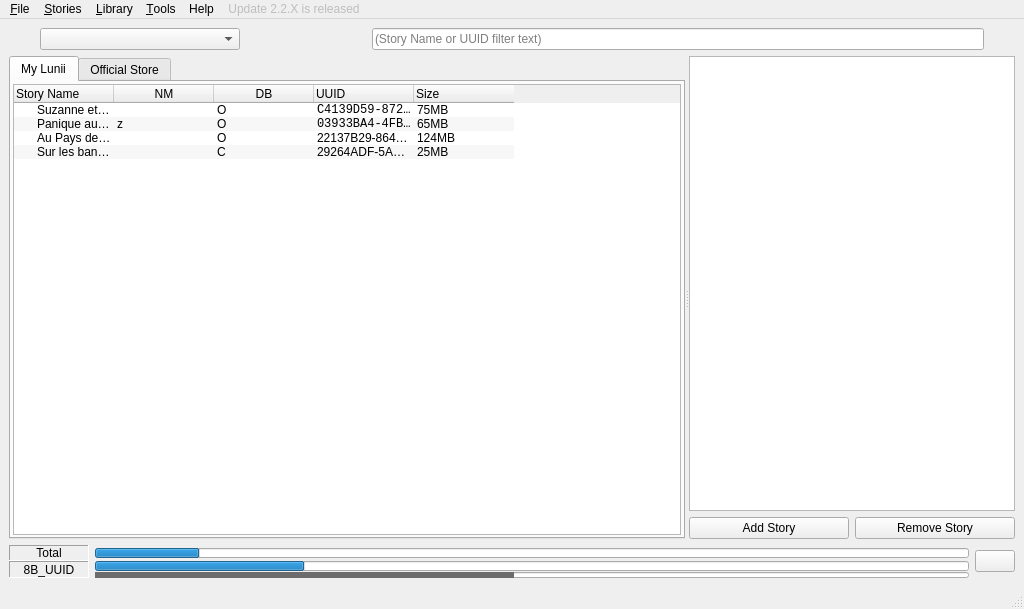
<?xml version="1.0" encoding="UTF-8"?>
<ui version="4.0">
 <class>MainWindow</class>
 <widget class="QMainWindow" name="MainWindow">
  <property name="geometry">
   <rect>
    <x>0</x>
    <y>0</y>
    <width>1024</width>
    <height>609</height>
   </rect>
  </property>
  <property name="minimumSize">
   <size>
    <width>500</width>
    <height>0</height>
   </size>
  </property>
  <property name="windowTitle">
   <string>Lunii Qt-Manager</string>
  </property>
  <property name="windowIcon">
   <iconset resource="../../resources.qrc">
    <normaloff>:/icon/res/lunii.ico</normaloff>:/icon/res/lunii.ico</iconset>
  </property>
  <widget class="QWidget" name="centralwidget">
   <layout class="QVBoxLayout" name="verticalLayout_2">
    <item>
     <layout class="QHBoxLayout" name="top_layout">
      <property name="spacing">
       <number>6</number>
      </property>
      <item>
       <widget class="QPushButton" name="btn_refresh">
        <property name="maximumSize">
         <size>
          <width>25</width>
          <height>25</height>
         </size>
        </property>
        <property name="font">
         <font>
          <pointsize>9</pointsize>
         </font>
        </property>
        <property name="toolTip">
         <string>Refresh connected devices</string>
        </property>
        <property name="text">
         <string/>
        </property>
        <property name="icon">
         <iconset resource="../../resources.qrc">
          <normaloff>:/icon/res/refresh.png</normaloff>:/icon/res/refresh.png</iconset>
        </property>
        <property name="iconSize">
         <size>
          <width>22</width>
          <height>22</height>
         </size>
        </property>
        <property name="flat">
         <bool>true</bool>
        </property>
       </widget>
      </item>
      <item>
       <widget class="QComboBox" name="combo_device">
        <property name="sizePolicy">
         <sizepolicy hsizetype="Expanding" vsizetype="Fixed">
          <horstretch>0</horstretch>
          <verstretch>0</verstretch>
         </sizepolicy>
        </property>
        <property name="maximumSize">
         <size>
          <width>200</width>
          <height>16777215</height>
         </size>
        </property>
        <property name="toolTip">
         <string>Select your Lunii</string>
        </property>
        <property name="editable">
         <bool>false</bool>
        </property>
        <property name="placeholderText">
         <string>Select your Lunii</string>
        </property>
        <item>
         <property name="text">
          <string notr="true">D:\</string>
         </property>
        </item>
        <item>
         <property name="text">
          <string notr="true">F:\</string>
         </property>
        </item>
       </widget>
      </item>
      <item>
       <widget class="QPushButton" name="btn_nightmode">
        <property name="enabled">
         <bool>false</bool>
        </property>
        <property name="maximumSize">
         <size>
          <width>55</width>
          <height>25</height>
         </size>
        </property>
        <property name="text">
         <string notr="true"/>
        </property>
        <property name="icon">
         <iconset resource="../../resources.qrc">
          <normaloff>:/icon/res/mode_day.png</normaloff>:/icon/res/mode_day.png</iconset>
        </property>
        <property name="iconSize">
         <size>
          <width>150</width>
          <height>22</height>
         </size>
        </property>
        <property name="flat">
         <bool>true</bool>
        </property>
       </widget>
      </item>
      <item>
       <spacer name="horizontalSpacer">
        <property name="orientation">
         <enum>Qt::Orientation::Horizontal</enum>
        </property>
        <property name="sizeType">
         <enum>QSizePolicy::Policy::Minimum</enum>
        </property>
        <property name="sizeHint" stdset="0">
         <size>
          <width>80</width>
          <height>20</height>
         </size>
        </property>
       </spacer>
      </item>
      <item>
       <widget class="QLineEdit" name="le_filter">
        <property name="placeholderText">
         <string>(Story Name or UUID filter text)</string>
        </property>
        <property name="clearButtonEnabled">
         <bool>true</bool>
        </property>
       </widget>
      </item>
      <item>
       <widget class="QPushButton" name="btn_db">
        <property name="maximumSize">
         <size>
          <width>25</width>
          <height>25</height>
         </size>
        </property>
        <property name="toolTip">
         <string>Force official Lunii DB to be refreshed</string>
        </property>
        <property name="text">
         <string/>
        </property>
        <property name="icon">
         <iconset resource="../../resources.qrc">
          <normaloff>:/icon/res/refresh_db.png</normaloff>:/icon/res/refresh_db.png</iconset>
        </property>
        <property name="iconSize">
         <size>
          <width>22</width>
          <height>22</height>
         </size>
        </property>
        <property name="flat">
         <bool>true</bool>
        </property>
       </widget>
      </item>
     </layout>
    </item>
    <item>
     <widget class="QSplitter" name="splitter">
      <property name="sizePolicy">
       <sizepolicy hsizetype="Expanding" vsizetype="Expanding">
        <horstretch>0</horstretch>
        <verstretch>0</verstretch>
       </sizepolicy>
      </property>
      <property name="orientation">
       <enum>Qt::Orientation::Horizontal</enum>
      </property>
      <widget class="QTabWidget" name="tabWidget">
       <property name="currentIndex">
        <number>0</number>
       </property>
       <widget class="QWidget" name="tabLuniiContent">
        <property name="sizePolicy">
         <sizepolicy hsizetype="Expanding" vsizetype="Expanding">
          <horstretch>0</horstretch>
          <verstretch>0</verstretch>
         </sizepolicy>
        </property>
        <attribute name="title">
         <string>My Lunii</string>
        </attribute>
        <layout class="QVBoxLayout" name="verticalLayout_tabLuniiContent">
         <property name="spacing">
          <number>2</number>
         </property>
         <property name="leftMargin">
          <number>2</number>
         </property>
         <property name="topMargin">
          <number>2</number>
         </property>
         <property name="rightMargin">
          <number>2</number>
         </property>
         <property name="bottomMargin">
          <number>2</number>
         </property>
         <item>
          <widget class="QTreeWidget" name="tree_stories">
           <property name="minimumSize">
            <size>
             <width>0</width>
             <height>150</height>
            </size>
           </property>
           <property name="horizontalScrollBarPolicy">
            <enum>Qt::ScrollBarPolicy::ScrollBarAlwaysOff</enum>
           </property>
           <property name="sizeAdjustPolicy">
            <enum>QAbstractScrollArea::SizeAdjustPolicy::AdjustToContents</enum>
           </property>
           <property name="editTriggers">
            <set>QAbstractItemView::EditTrigger::NoEditTriggers</set>
           </property>
           <property name="dragEnabled">
            <bool>true</bool>
           </property>
           <property name="dragDropMode">
            <enum>QAbstractItemView::DragDropMode::DropOnly</enum>
           </property>
           <property name="defaultDropAction">
            <enum>Qt::DropAction::MoveAction</enum>
           </property>
           <property name="alternatingRowColors">
            <bool>true</bool>
           </property>
           <property name="selectionMode">
            <enum>QAbstractItemView::SelectionMode::ExtendedSelection</enum>
           </property>
           <property name="indentation">
            <number>20</number>
           </property>
           <property name="rootIsDecorated">
            <bool>true</bool>
           </property>
           <property name="itemsExpandable">
            <bool>true</bool>
           </property>
           <property name="allColumnsShowFocus">
            <bool>true</bool>
           </property>
           <attribute name="headerStretchLastSection">
            <bool>false</bool>
           </attribute>
           <column>
            <property name="text">
             <string>Story Name</string>
            </property>
           </column>
           <column>
            <property name="text">
             <string notr="true">NM</string>
            </property>
            <property name="toolTip">
             <string>Night Mode</string>
            </property>
            <property name="textAlignment">
             <set>AlignCenter</set>
            </property>
           </column>
           <column>
            <property name="text">
             <string notr="true">DB</string>
            </property>
            <property name="toolTip">
             <string>Database source (Official / Third Party)</string>
            </property>
            <property name="textAlignment">
             <set>AlignCenter</set>
            </property>
           </column>
           <column>
            <property name="text">
             <string notr="true">UUID</string>
            </property>
           </column>
           <column>
            <property name="text">
             <string>Size</string>
            </property>
            <property name="textAlignment">
             <set>AlignLeading|AlignVCenter</set>
            </property>
           </column>
           <item>
            <property name="text">
             <string notr="true">Suzanne et Gaston</string>
            </property>
            <property name="text">
             <string notr="true"/>
            </property>
            <property name="text">
             <string notr="true">O</string>
            </property>
            <property name="text">
             <string notr="true">C4139D59-872A-4D15-8CF1-76D34CDF38C6</string>
            </property>
            <property name="font">
             <font>
              <family>Consolas</family>
             </font>
            </property>
            <property name="text">
             <string notr="true">75MB</string>
            </property>
           </item>
           <item>
            <property name="text">
             <string notr="true">Panique aux 6 Royaumes</string>
            </property>
            <property name="text">
             <string notr="true">z</string>
            </property>
            <property name="text">
             <string notr="true">O</string>
            </property>
            <property name="text">
             <string notr="true">03933BA4-4FBF-475F-9ECC-35EFB4D11DC9</string>
            </property>
            <property name="font">
             <font>
              <family>Consolas</family>
             </font>
            </property>
            <property name="text">
             <string notr="true">65MB</string>
            </property>
           </item>
           <item>
            <property name="text">
             <string notr="true">Au Pays des Loups</string>
            </property>
            <property name="text">
             <string/>
            </property>
            <property name="text">
             <string notr="true">O</string>
            </property>
            <property name="text">
             <string notr="true">22137B29-8646-4335-8069-4A4C9A2D7E89</string>
            </property>
            <property name="text">
             <string notr="true">124MB</string>
            </property>
           </item>
           <item>
            <property name="text">
             <string notr="true">Sur les bancs de l'école</string>
            </property>
            <property name="text">
             <string/>
            </property>
            <property name="text">
             <string notr="true">C</string>
            </property>
            <property name="text">
             <string notr="true">29264ADF-5A9F-451A-B1EC-2AE21BBA473C</string>
            </property>
            <property name="text">
             <string notr="true">25MB</string>
            </property>
           </item>
          </widget>
         </item>
        </layout>
       </widget>
       <widget class="QWidget" name="tabOfficialStories">
        <property name="enabled">
         <bool>true</bool>
        </property>
        <property name="sizePolicy">
         <sizepolicy hsizetype="Expanding" vsizetype="Expanding">
          <horstretch>0</horstretch>
          <verstretch>0</verstretch>
         </sizepolicy>
        </property>
        <attribute name="title">
         <string>Official Store</string>
        </attribute>
        <layout class="QVBoxLayout" name="verticalLayout_tabOfficialStories">
         <item>
          <widget class="QListView" name="list_stories_official">
           <property name="enabled">
            <bool>true</bool>
           </property>
           <property name="minimumSize">
            <size>
             <width>600</width>
             <height>200</height>
            </size>
           </property>
           <property name="editTriggers">
            <set>QAbstractItemView::EditTrigger::NoEditTriggers</set>
           </property>
           <property name="showDropIndicator" stdset="0">
            <bool>false</bool>
           </property>
           <property name="dragDropMode">
            <enum>QAbstractItemView::DragDropMode::NoDragDrop</enum>
           </property>
           <property name="defaultDropAction">
            <enum>Qt::DropAction::IgnoreAction</enum>
           </property>
           <property name="wordWrap">
            <bool>true</bool>
           </property>
          </widget>
         </item>
         <item>
          <widget class="QTreeWidget" name="tree_stories_official">
           <property name="sizePolicy">
            <sizepolicy hsizetype="Expanding" vsizetype="Expanding">
             <horstretch>0</horstretch>
             <verstretch>0</verstretch>
            </sizepolicy>
           </property>
           <property name="minimumSize">
            <size>
             <width>600</width>
             <height>200</height>
            </size>
           </property>
           <property name="frameShape">
            <enum>QFrame::Shape::NoFrame</enum>
           </property>
           <property name="horizontalScrollBarPolicy">
            <enum>Qt::ScrollBarPolicy::ScrollBarAsNeeded</enum>
           </property>
           <property name="sizeAdjustPolicy">
            <enum>QAbstractScrollArea::SizeAdjustPolicy::AdjustToContents</enum>
           </property>
           <property name="editTriggers">
            <set>QAbstractItemView::EditTrigger::NoEditTriggers</set>
           </property>
           <property name="showDropIndicator" stdset="0">
            <bool>false</bool>
           </property>
           <property name="dragEnabled">
            <bool>false</bool>
           </property>
           <property name="dragDropMode">
            <enum>QAbstractItemView::DragDropMode::NoDragDrop</enum>
           </property>
           <property name="defaultDropAction">
            <enum>Qt::DropAction::IgnoreAction</enum>
           </property>
           <property name="alternatingRowColors">
            <bool>true</bool>
           </property>
           <property name="selectionMode">
            <enum>QAbstractItemView::SelectionMode::SingleSelection</enum>
           </property>
           <property name="indentation">
            <number>20</number>
           </property>
           <property name="rootIsDecorated">
            <bool>true</bool>
           </property>
           <property name="itemsExpandable">
            <bool>true</bool>
           </property>
           <property name="sortingEnabled">
            <bool>true</bool>
           </property>
           <property name="allColumnsShowFocus">
            <bool>true</bool>
           </property>
           <property name="expandsOnDoubleClick">
            <bool>true</bool>
           </property>
           <attribute name="headerStretchLastSection">
            <bool>false</bool>
           </attribute>
           <column>
            <property name="text">
             <string>Age</string>
            </property>
            <property name="textAlignment">
             <set>AlignLeading|AlignVCenter</set>
            </property>
           </column>
           <column>
            <property name="text">
             <string>Story Name</string>
            </property>
           </column>
           <column>
            <property name="text">
             <string>Language</string>
            </property>
            <property name="textAlignment">
             <set>AlignLeading|AlignVCenter</set>
            </property>
           </column>
           <column>
            <property name="text">
             <string>Installation Id</string>
            </property>
           </column>
           <column>
            <property name="text">
             <string>Path</string>
            </property>
           </column>
           <column>
            <property name="text">
             <string notr="true">UUID</string>
            </property>
           </column>
           <column>
            <property name="text">
             <string>Size</string>
            </property>
           </column>
          </widget>
         </item>
        </layout>
       </widget>
      </widget>
      <widget class="QWidget" name="layoutWidget_story_details">
       <property name="sizePolicy">
        <sizepolicy hsizetype="Expanding" vsizetype="Expanding">
         <horstretch>0</horstretch>
         <verstretch>0</verstretch>
        </sizepolicy>
       </property>
       <layout class="QVBoxLayout" name="verticalLayout_story_details">
        <item>
          <widget class="QTextBrowser" name="story_details">
          <property name="sizePolicy">
            <sizepolicy hsizetype="Expanding" vsizetype="Expanding">
            <horstretch>0</horstretch>
            <verstretch>0</verstretch>
            </sizepolicy>
          </property>
          <property name="minimumSize">
            <size>
            <width>300</width>
            <height>192</height>
            </size>
          </property>
          <property name="horizontalScrollBarPolicy">
            <enum>Qt::ScrollBarPolicy::ScrollBarAlwaysOff</enum>
          </property>
          <property name="sizeAdjustPolicy">
            <enum>QAbstractScrollArea::SizeAdjustPolicy::AdjustIgnored</enum>
          </property>
          </widget>
        </item>
         <item>
         <layout class="QHBoxLayout" name="horizontalLayout_add_remove_buttons">
          <item>
           <widget class="QPushButton" name="add_story_button">
            <property name="text">
             <string>Add Story</string>
            </property>
           </widget>
          </item>
          <item>
           <widget class="QPushButton" name="remove_story_button">
            <property name="text">
             <string>Remove Story</string>
            </property>
           </widget>
          </item>
         </layout>
        </item>
       </layout>
      </widget>
     </widget>
    </item>
    <item>
     <layout class="QHBoxLayout" name="prognstopLayout">
      <item>
       <layout class="QVBoxLayout" name="progressLayout">
        <property name="spacing">
         <number>0</number>
        </property>
        <item>
         <layout class="QHBoxLayout" name="totalLayout">
          <property name="spacing">
           <number>6</number>
          </property>
          <item>
           <widget class="QLabel" name="lbl_total">
            <property name="minimumSize">
             <size>
              <width>80</width>
              <height>0</height>
             </size>
            </property>
            <property name="frameShape">
             <enum>QFrame::Shape::Panel</enum>
            </property>
            <property name="frameShadow">
             <enum>QFrame::Shadow::Sunken</enum>
            </property>
            <property name="text">
             <string>Total</string>
            </property>
            <property name="alignment">
             <set>Qt::AlignmentFlag::AlignCenter</set>
            </property>
           </widget>
          </item>
          <item>
           <widget class="QProgressBar" name="pbar_total">
            <property name="maximumSize">
             <size>
              <width>16777215</width>
              <height>10</height>
             </size>
            </property>
            <property name="toolTip">
             <string>Operation progress</string>
            </property>
            <property name="value">
             <number>12</number>
            </property>
            <property name="textVisible">
             <bool>false</bool>
            </property>
           </widget>
          </item>
         </layout>
        </item>
        <item>
         <layout class="QHBoxLayout" name="storyLayout">
          <property name="spacing">
           <number>6</number>
          </property>
          <item>
           <widget class="QLabel" name="lbl_story">
            <property name="minimumSize">
             <size>
              <width>80</width>
              <height>0</height>
             </size>
            </property>
            <property name="toolTip">
             <string>Writing speed</string>
            </property>
            <property name="frameShape">
             <enum>QFrame::Shape::Panel</enum>
            </property>
            <property name="frameShadow">
             <enum>QFrame::Shadow::Sunken</enum>
            </property>
            <property name="text">
             <string notr="true">8B_UUID</string>
            </property>
            <property name="alignment">
             <set>Qt::AlignmentFlag::AlignCenter</set>
            </property>
           </widget>
          </item>
          <item>
           <layout class="QVBoxLayout" name="verticalLayout">
            <property name="spacing">
             <number>1</number>
            </property>
            <item>
             <widget class="QProgressBar" name="pbar_story">
              <property name="maximumSize">
               <size>
                <width>16777215</width>
                <height>10</height>
               </size>
              </property>
              <property name="toolTip">
               <string>Story progress</string>
              </property>
              <property name="value">
               <number>24</number>
              </property>
              <property name="textVisible">
               <bool>false</bool>
              </property>
             </widget>
            </item>
            <item>
             <widget class="QProgressBar" name="pbar_file">
              <property name="maximumSize">
               <size>
                <width>16777215</width>
                <height>6</height>
               </size>
              </property>
              <property name="baseSize">
               <size>
                <width>0</width>
                <height>0</height>
               </size>
              </property>
              <property name="toolTip">
               <string>File progress</string>
              </property>
              <property name="styleSheet">
               <string notr="true">QProgressBar::chunk { background-color: #6c6c6c; }</string>
              </property>
              <property name="value">
               <number>48</number>
              </property>
              <property name="textVisible">
               <bool>false</bool>
              </property>
             </widget>
            </item>
           </layout>
          </item>
         </layout>
        </item>
       </layout>
      </item>
      <item>
       <widget class="QPushButton" name="btn_abort">
        <property name="toolTip">
         <string>Abort current process</string>
        </property>
        <property name="text">
         <string/>
        </property>
        <property name="icon">
         <iconset resource="../../resources.qrc">
          <normaloff>:/icon/res/remove.png</normaloff>:/icon/res/remove.png</iconset>
        </property>
        <property name="iconSize">
         <size>
          <width>24</width>
          <height>24</height>
         </size>
        </property>
       </widget>
      </item>
     </layout>
    </item>
   </layout>
  </widget>
  <widget class="QStatusBar" name="statusbar">
   <property name="layoutDirection">
    <enum>Qt::LayoutDirection::LeftToRight</enum>
   </property>
  </widget>
  <widget class="QMenuBar" name="menuBar">
   <property name="enabled">
    <bool>true</bool>
   </property>
   <property name="geometry">
    <rect>
     <x>0</x>
     <y>0</y>
     <width>1024</width>
     <height>33</height>
    </rect>
   </property>
   <widget class="QMenu" name="menuFile">
    <property name="title">
     <string>&amp;File</string>
    </property>
    <property name="separatorsCollapsible">
     <bool>true</bool>
    </property>
    <property name="toolTipsVisible">
     <bool>false</bool>
    </property>
    <addaction name="separator"/>
    <addaction name="actionOpen_Lunii"/>
    <addaction name="separator"/>
    <addaction name="actionImport_DB"/>
    <addaction name="actionRefresh_DB"/>
    <addaction name="separator"/>
    <addaction name="actionExit"/>
   </widget>
   <widget class="QMenu" name="menuTools">
    <property name="title">
     <string>&amp;Tools</string>
    </property>
    <widget class="QMenu" name="menuLost_stories">
     <property name="title">
      <string>Lost stories</string>
     </property>
     <addaction name="actionFind_stories"/>
     <addaction name="actionRecover_stories"/>
     <addaction name="actionRemove_stories"/>
    </widget>
    <addaction name="actionShow_size"/>
    <addaction name="actionShow_gallery"/>
    <addaction name="separator"/>
    <addaction name="actionShow_Log"/>
    <addaction name="actionGet_firmware"/>
    <addaction name="separator"/>
    <addaction name="menuLost_stories"/>
    <addaction name="actionFactory_reset"/>
    <addaction name="separator"/>
    <addaction name="actionTranscode"/>
   </widget>
   <widget class="QMenu" name="menuLibrary">
    <property name="title">
     <string>&amp;Library</string>
    </property>
    <addaction name="actionShow_gallery"/>
    <addaction name="actionShow_unavailable_stories"/>
    <addaction name="separator"/>
    <addaction name="actionImportInLibrary"/>
   </widget>
   <widget class="QMenu" name="menuStory">
    <property name="title">
     <string>&amp;Stories</string>
    </property>
    <addaction name="actionMove_Top"/>
    <addaction name="actionMove_Up"/>
    <addaction name="actionMove_Down"/>
    <addaction name="actionMove_Bottom"/>
    <addaction name="separator"/>
    <addaction name="actionHide"/>
    <addaction name="actionNight_Mode"/>
    <addaction name="separator"/>
    <addaction name="actionImport"/>
    <addaction name="actionExport"/>
    <addaction name="actionExport_All"/>
    <addaction name="actionRemove"/>
   </widget>
   <widget class="QMenu" name="menuUpdate">
    <property name="enabled">
     <bool>false</bool>
    </property>
    <property name="title">
     <string>Update 2.2.X is released</string>
    </property>
   </widget>
   <widget class="QMenu" name="menuHelp">
    <property name="title">
     <string>Help</string>
    </property>
    <addaction name="actionUpdate"/>
    <addaction name="separator"/>
    <addaction name="actionAbout"/>
   </widget>
   <addaction name="menuFile"/>
   <addaction name="menuStory"/>
   <addaction name="menuLibrary"/>
   <addaction name="menuTools"/>
   <addaction name="menuHelp"/>
   <addaction name="menuUpdate"/>
  </widget>
  <action name="actionExit">
   <property name="text">
    <string>Exit</string>
   </property>
   <property name="shortcut">
    <string notr="true">Ctrl+Q</string>
   </property>
   <property name="menuRole">
    <enum>QAction::MenuRole::QuitRole</enum>
   </property>
   <property name="shortcutVisibleInContextMenu">
    <bool>true</bool>
   </property>
  </action>
  <action name="actionImport">
   <property name="icon">
    <iconset resource="../../resources.qrc">
     <normaloff>:/icon/res/import.png</normaloff>:/icon/res/import.png</iconset>
   </property>
   <property name="text">
    <string>Import</string>
   </property>
   <property name="shortcut">
    <string notr="true">Ctrl+I</string>
   </property>
  </action>
  <action name="actionExport">
   <property name="icon">
    <iconset resource="../../resources.qrc">
     <normaloff>:/icon/res/export.png</normaloff>:/icon/res/export.png</iconset>
   </property>
   <property name="text">
    <string>Export</string>
   </property>
   <property name="shortcut">
    <string notr="true">Ctrl+S</string>
   </property>
  </action>
  <action name="actionExport_All">
   <property name="icon">
    <iconset resource="../../resources.qrc">
     <normaloff>:/icon/res/export.png</normaloff>:/icon/res/export.png</iconset>
   </property>
   <property name="text">
    <string>Export All</string>
   </property>
   <property name="shortcut">
    <string notr="true">Ctrl+Shift+S</string>
   </property>
  </action>
  <action name="actionMove_Up">
   <property name="icon">
    <iconset resource="../../resources.qrc">
     <normaloff>:/icon/res/up.png</normaloff>:/icon/res/up.png</iconset>
   </property>
   <property name="text">
    <string>Move Up</string>
   </property>
   <property name="shortcut">
    <string notr="true">Alt+Up</string>
   </property>
  </action>
  <action name="actionMove_Down">
   <property name="icon">
    <iconset resource="../../resources.qrc">
     <normaloff>:/icon/res/down.png</normaloff>:/icon/res/down.png</iconset>
   </property>
   <property name="text">
    <string>Move Down</string>
   </property>
   <property name="shortcut">
    <string notr="true">Alt+Down</string>
   </property>
  </action>
  <action name="actionRemove">
   <property name="icon">
    <iconset resource="../../resources.qrc">
     <normaloff>:/icon/res/remove.png</normaloff>:/icon/res/remove.png</iconset>
   </property>
   <property name="text">
    <string>Remove</string>
   </property>
   <property name="shortcut">
    <string notr="true">Del</string>
   </property>
  </action>
  <action name="actionShow_size">
   <property name="checkable">
    <bool>true</bool>
   </property>
   <property name="checked">
    <bool>true</bool>
   </property>
   <property name="enabled">
    <bool>true</bool>
   </property>
   <property name="text">
    <string>Show size</string>
   </property>
   <property name="toolTip">
    <string>Show size for each stories</string>
   </property>
  </action>  
  <action name="actionImportInLibrary">
   <property name="icon">
    <iconset resource="../../resources.qrc">
     <normaloff>:/icon/res/import.png</normaloff>:/icon/res/import.png</iconset>
   </property>
   <property name="text">
    <string>Import in Library</string>
   </property>
  </action>
  <action name="actionShow_gallery">
   <property name="checkable">
    <bool>true</bool>
   </property>
   <property name="checked">
    <bool>false</bool>
   </property>
   <property name="enabled">
    <bool>true</bool>
   </property>
   <property name="text">
    <string>Show gallery</string>
   </property>
   <property name="toolTip">
    <string>Show stories in gallery or table view</string>
   </property>
  </action>
  <action name="actionShow_unavailable_stories">
   <property name="checkable">
    <bool>true</bool>
   </property>
   <property name="checked">
    <bool>true</bool>
   </property>
   <property name="text">
    <string>Show unavailable stories</string>
   </property>
   <property name="toolTip">
    <string>Show stories that are not available in the local library</string>
   </property>
  </action>
  <action name="actionShow_gallery">
   <property name="checkable">
    <bool>true</bool>
   </property>
   <property name="checked">
    <bool>false</bool>
   </property>
   <property name="enabled">
    <bool>true</bool>
   </property>
   <property name="text">
    <string>Show gallery</string>
   </property>
   <property name="toolTip">
    <string>Show stories in gallery or table view</string>
   </property>
  </action>
  <action name="actionGet_firmware">
   <property name="enabled">
    <bool>false</bool>
   </property>
   <property name="icon">
    <iconset resource="../../resources.qrc">
     <normaloff>:/icon/res/fw.png</normaloff>:/icon/res/fw.png</iconset>
   </property>
   <property name="text">
    <string>Get FW Update</string>
   </property>
   <property name="toolTip">
    <string>Get firmaware update for current Lunii</string>
   </property>
  </action>
  <action name="actionMove_Top">
   <property name="icon">
    <iconset resource="../../resources.qrc">
     <normaloff>:/icon/res/top.png</normaloff>:/icon/res/top.png</iconset>
   </property>
   <property name="text">
    <string>Move Top</string>
   </property>
   <property name="shortcut">
    <string notr="true">Ctrl+Up</string>
   </property>
  </action>
  <action name="actionMove_Bottom">
   <property name="icon">
    <iconset resource="../../resources.qrc">
     <normaloff>:/icon/res/bottom.png</normaloff>:/icon/res/bottom.png</iconset>
   </property>
   <property name="text">
    <string>Move Bottom</string>
   </property>
   <property name="shortcut">
    <string notr="true">Ctrl+Down</string>
   </property>
  </action>
  <action name="actionOpen_Lunii">
   <property name="icon">
    <iconset resource="../../resources.qrc">
     <normaloff>:/icon/res/open.png</normaloff>:/icon/res/open.png</iconset>
   </property>
   <property name="text">
    <string>Open device</string>
   </property>
   <property name="toolTip">
    <string>Open Lunii or Flam device</string>
   </property>
   <property name="shortcut">
    <string notr="true">Ctrl+O</string>
   </property>
   <property name="shortcutVisibleInContextMenu">
    <bool>true</bool>
   </property>
  </action>
  <action name="actionShow_Log">
   <property name="icon">
    <iconset resource="../../resources.qrc">
     <normaloff>:/icon/res/debug_log.png</normaloff>:/icon/res/debug_log.png</iconset>
   </property>
   <property name="text">
    <string>Show Log</string>
   </property>
   <property name="shortcut">
    <string notr="true">Ctrl+L</string>
   </property>
  </action>
  <action name="actionAbout">
   <property name="icon">
    <iconset resource="../../resources.qrc">
     <normaloff>:/icon/res/about.png</normaloff>:/icon/res/about.png</iconset>
   </property>
   <property name="text">
    <string>About</string>
   </property>
   <property name="menuRole">
    <enum>QAction::MenuRole::AboutRole</enum>
   </property>
  </action>
  <action name="actionUpdate">
   <property name="icon">
    <iconset resource="../../resources.qrc">
     <normaloff>:/icon/res/fw.png</normaloff>:/icon/res/fw.png</iconset>
   </property>
   <property name="text">
    <string>Update to v2.X.X</string>
   </property>
  </action>
  <action name="actionTranscode">
   <property name="checkable">
    <bool>true</bool>
   </property>
   <property name="checked">
    <bool>true</bool>
   </property>
   <property name="enabled">
    <bool>false</bool>
   </property>
   <property name="text">
    <string>FFMPEG detected</string>
   </property>
  </action>
  <action name="actionRecover_stories">
   <property name="text">
    <string>Recover</string>
   </property>
  </action>
  <action name="actionRemove_stories">
   <property name="text">
    <string>Remove</string>
   </property>
  </action>
  <action name="actionFactory_reset">
   <property name="icon">
    <iconset theme="dialog-warning"/>
   </property>
   <property name="text">
    <string>Factory Reset</string>
   </property>
  </action>
  <action name="actionFind_stories">
   <property name="text">
    <string>Find</string>
   </property>
  </action>
  <action name="actionHide">
   <property name="text">
    <string>Hide / Show</string>
   </property>
   <property name="shortcut">
    <string notr="true">Ctrl+H</string>
   </property>
  </action>
  <action name="actionImport_DB">
   <property name="icon">
    <iconset resource="../../resources.qrc">
     <normaloff>:/icon/res/import.png</normaloff>:/icon/res/import.png</iconset>
   </property>
   <property name="text">
    <string>Import STUdio DB</string>
   </property>
  </action>
  <action name="actionRefresh_DB">
   <property name="icon">
    <iconset resource="../../resources.qrc">
     <normaloff>:/icon/res/refresh_db.png</normaloff>:/icon/res/refresh_db.png</iconset>
   </property>
   <property name="text">
    <string>Refresh official DB</string>
   </property>
  </action>
  <action name="actionNight_Mode">
   <property name="text">
    <string>Force Night Mode</string>
   </property>
   <property name="shortcut">
    <string notr="true">Ctrl+N</string>
   </property>
  </action>
 </widget>
 <tabstops>
  <tabstop>combo_device</tabstop>
  <tabstop>le_filter</tabstop>
  <tabstop>tree_stories</tabstop>
 </tabstops>
 <resources>
  <include location="../../resources.qrc"/>
 </resources>
 <connections>
  <connection>
   <sender>combo_device</sender>
   <signal>currentIndexChanged(int)</signal>
   <receiver>tree_stories</receiver>
   <slot>clear()</slot>
   <hints>
    <hint type="sourcelabel">
     <x>236</x>
     <y>20</y>
    </hint>
    <hint type="destinationlabel">
     <x>236</x>
     <y>141</y>
    </hint>
   </hints>
  </connection>
  <connection>
   <sender>actionExit</sender>
   <signal>triggered()</signal>
   <receiver>MainWindow</receiver>
   <slot>close()</slot>
   <hints>
    <hint type="sourcelabel">
     <x>-1</x>
     <y>-1</y>
    </hint>
    <hint type="destinationlabel">
     <x>319</x>
     <y>299</y>
    </hint>
   </hints>
  </connection>
 </connections>
</ui>
